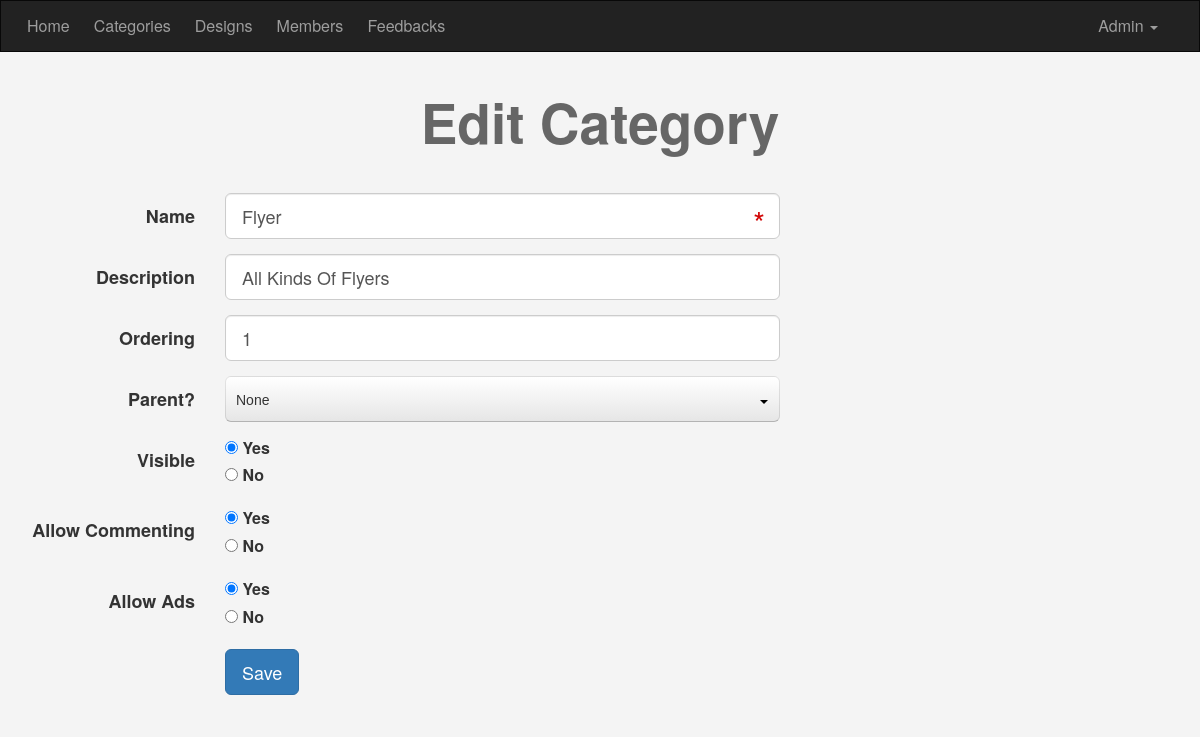
The app's page /admin/categories.php?do=Edit&catid=1 (signed in) with its own data.
### tables this page shows
CREATE TABLE `categories` (
  `ID` int(11) NOT NULL,
  `Name` varchar(255) NOT NULL,
  `Description` text NOT NULL,
  `parent` int(11) NOT NULL,
  `Ordering` int(11) DEFAULT NULL,
  `Visibility` tinyint(4) NOT NULL DEFAULT 0,
  `Allow_Comment` tinyint(4) NOT NULL DEFAULT 0,
  `Allow_Ads` tinyint(4) NOT NULL DEFAULT 0
);

### admin/includes/functions/functions.php (called while the page is built, shortened)
<?php
	function getAllFrom($field, $table, $where = NULL, $and = NULL, $orderfield, $ordering = "DESC") {
		global $con;
		$getAll = $con->prepare("SELECT $field FROM $table $where $and ORDER BY $orderfield $ordering");
		$getAll->execute();
		$all = $getAll->fetchAll();
		return $all;
	}

### admin/categories.php (the view, shortened to what this page needs)
<?php
	if (isset($_SESSION['Username'])) {
		include 'init.php';
		$do = isset($_GET['do']) ? $_GET['do'] : 'Manage';
		if ($do == 'Manage') {
			$sort = 'asc';
			$sort_array = array('asc', 'desc');
			if (isset($_GET['sort']) && in_array($_GET['sort'], $sort_array)) {
				$sort = $_GET['sort'];
			}
			$stmt2 = $con->prepare("SELECT * FROM categories WHERE parent = 0 ORDER BY Ordering $sort");
			$stmt2->execute();
			$cats = $stmt2->fetchAll();
			if (! empty($cats)) {
			?>
			<h1 class="text-center">Manage Categories</h1>
			<div class="container categories">
				<div class="panel panel-default">
					<div class="panel-heading">
						<i class="fa fa-edit"></i> Manage Categories
						<div class="option pull-right">
							<i class="fa fa-sort"></i> Ordering: [
							<a class="<?php if ($sort == 'asc') { echo 'active'; } ?>" href="?sort=asc">Asc</a> |
							<a class="<?php if ($sort == 'desc') { echo 'active'; } ?>" href="?sort=desc">Desc</a> ]
							<i class="fa fa-eye"></i> View: [
							<span class="active" data-view="full">Full</span> |
							<span data-view="classic">Classic</span> ]
						</div>
					</div>
					<div class="panel-body">
						<?php
							foreach($cats as $cat) {
								echo "<div class='cat'>";
									echo "<div class='hidden-buttons'>";
										echo "<a href='categories.php?do=Edit&catid=" . $cat['ID'] . "' class='btn btn-xs btn-primary'><i class='fa fa-edit'></i> Edit</a>";
										echo "<a href='categories.php?do=Delete&catid=" . $cat['ID'] . "' class='confirm btn btn-xs btn-danger'><i class='fa fa-close'></i> Delete</a>";
									echo "</div>";
									echo "<h3>" . $cat['Name'] . '</h3>';
									echo "<div class='full-view'>";
										echo "<p>"; if($cat['Description'] == '') { echo 'This category has no description'; } else { echo $cat['Description']; } echo "</p>";
										if($cat['Visibility'] == 1) { echo '<span class="visibility cat-span"><i class="fa fa-eye"></i> Hidden</span>'; }
										if($cat['Allow_Comment'] == 1) { echo '<span class="commenting cat-span"><i class="fa fa-close"></i> Comment Disabled</span>'; }
										if($cat['Allow_Ads'] == 1) { echo '<span class="advertises cat-span"><i class="fa fa-close"></i> Ads Disabled</span>'; }
									echo "</div>";
							      	$childCats = getAllFrom("*", "categories", "where parent = {$cat['ID']}", "", "ID", "ASC");
							      	if (! empty($childCats)) {
								      	echo "<h4 class='child-head'>Child Categories</h4>";
								      	echo "<ul class='list-unstyled child-cats'>";
										foreach ($childCats as $c) {
											echo "<li class='child-link'>
												<a href='categories.php?do=Edit&catid=" . $c['ID'] . "'>" . $c['Name'] . "</a>
												<a href='categories.php?do=Delete&catid=" . $c['ID'] . "' class='show-delete confirm'> Delete</a>
											</li>";
										}
										echo "</ul>";
									}
								echo "</div>";
								echo "<hr>";
							}
						?>
					</div>
				</div>
				<a class="add-category btn btn-primary" href="categories.php?do=Add"><i class="fa fa-plus"></i> Add New Category</a>
			</div>
			<?php } else {
				echo '<div class="container">';
					echo '<div class="nice-message">There\'s No Categories To Show</div>';
					echo '<a href="categories.php?do=Add" class="btn btn-primary">
							<i class="fa fa-plus"></i> New Category
						</a>';
				echo '</div>';
			} ?>
			<?php
		} elseif ($do == 'Edit') {
			$catid = isset($_GET['catid']) && is_numeric($_GET['catid']) ? intval($_GET['catid']) : 0;
			$stmt = $con->prepare("SELECT * FROM categories WHERE ID = ?");
			$stmt->execute(array($catid));
			$cat = $stmt->fetch();
			$count = $stmt->rowCount();
			if ($count > 0) { ?>
				<h1 class="text-center">Edit Category</h1>
				<div class="container">
					<form class="form-horizontal" action="?do=Update" method="POST">
						<div class="form-group form-group-lg">
							<label class="col-sm-2 control-label">Name</label>
							<div class="col-sm-10 col-md-6">
								<input type="text" name="name" class="form-control" required="required" placeholder="Name Of The Category" value="<?php echo $cat['Name'] ?>" />
							</div>
						</div>
						<div class="form-group form-group-lg">
							<label class="col-sm-2 control-label">Description</label>
							<div class="col-sm-10 col-md-6">
								<input type="text" name="description" class="form-control" placeholder="Describe The Category" value="<?php echo $cat['Description'] ?>" />
							</div>
						</div>
						<div class="form-group form-group-lg">
							<label class="col-sm-2 control-label">Ordering</label>
							<div class="col-sm-10 col-md-6">
								<input type="text" name="ordering" class="form-control" placeholder="Number To Arrange The Categories" value="<?php echo $cat['Ordering'] ?>" />
							</div>
						</div>
						<div class="form-group form-group-lg">
							<label class="col-sm-2 control-label">Parent?</label>
							<div class="col-sm-10 col-md-6">
								<select name="parent">
									<?php
										$allCats = getAllFrom("*", "categories", "where parent = 0", "", "ID", "ASC");
									?>
								</select>
							</div>
						</div>
						<div class="form-group form-group-lg">
							<label class="col-sm-2 control-label">Visible</label>
							<div class="col-sm-10 col-md-6">
								<div>
									<input id="vis-yes" type="radio" name="visibility" value="0" <?php if ($cat['Visibility'] == 0) { echo 'checked'; } ?> />
									<label for="vis-yes">Yes</label>
								</div>
								<div>
									<input id="vis-no" type="radio" name="visibility" value="1" <?php if ($cat['Visibility'] == 1) { echo 'checked'; } ?> />
									<label for="vis-no">No</label>
								</div>
							</div>
						</div>
						<div class="form-group form-group-lg">
							<label class="col-sm-2 control-label">Allow Commenting</label>
							<div class="col-sm-10 col-md-6">
								<div>
									<input id="com-yes" type="radio" name="commenting" value="0" <?php if ($cat['Allow_Comment'] == 0) { echo 'checked'; } ?> />
									<label for="com-yes">Yes</label>
								</div>
								<div>
									<input id="com-no" type="radio" name="commenting" value="1" <?php if ($cat['Allow_Comment'] == 1) { echo 'checked'; } ?> />
									<label for="com-no">No</label>
								</div>
							</div>
						</div>
						<div class="form-group form-group-lg">
							<label class="col-sm-2 control-label">Allow Ads</label>
							<div class="col-sm-10 col-md-6">
								<div>
									<input id="ads-yes" type="radio" name="ads" value="0" <?php if ($cat['Allow_Ads'] == 0) { echo 'checked'; } ?>/>
									<label for="ads-yes">Yes</label>
								</div>
								<div>
									<input id="ads-no" type="radio" name="ads" value="1" <?php if ($cat['Allow_Ads'] == 1) { echo 'checked'; } ?>/>
									<label for="ads-no">No</label>
								</div>
							</div>
						</div>
						<div class="form-group form-group-lg">
							<div class="col-sm-offset-2 col-sm-10">
								<input type="submit" value="Save" class="btn btn-primary btn-lg" />
							</div>
						</div>
					</form>
				</div>
			<?php
			} else {
				echo "<div class='container'>";
				$theMsg = '<div class="alert alert-danger">Theres No Such ID</div>';
				redirectHome($theMsg);
				echo "</div>";
			}
		}
		include $tpl . 'footer.php';
	} else {
		header('Location: index.php');
		exit();
	}
?>

### admin/layout/css/backend.css (style rules this page uses)
body { background-color: #F4F4F4; font-size: 16px; height: 800px; }
.form-control { position: relative; }
h1 { font-size: 55px; margin: 40px 0; font-weight: bold; color: #666; }

### records on screen
categories: name "Flyer", description "All Kinds Of Flyers", ordering "1", Visibility "☑ Yes", Visibility "☐ No", Allow_Comment "☑ Yes", Allow_Comment "☐ No", Allow_Ads "☑ Yes", Allow_Ads "☐ No"

### other values on screen
lang('HOME_ADMIN') "Home"
lang('CATEGORIES') "Categories"
lang('DESIGNS') "Designs"
lang('MEMBERS') "Members"
lang('FEEDBACKS') "Feedbacks"
